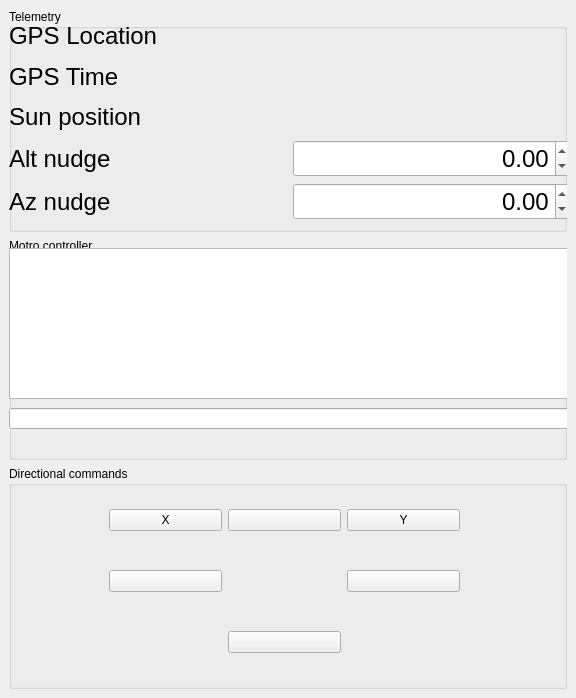
<?xml version="1.0" encoding="UTF-8"?>
<ui version="4.0">
 <class>MainWindow</class>
 <widget class="QMainWindow" name="MainWindow">
  <property name="geometry">
   <rect>
    <x>0</x>
    <y>0</y>
    <width>576</width>
    <height>698</height>
   </rect>
  </property>
  <property name="sizePolicy">
   <sizepolicy hsizetype="Fixed" vsizetype="Fixed">
    <horstretch>0</horstretch>
    <verstretch>0</verstretch>
   </sizepolicy>
  </property>
  <property name="windowTitle">
   <string>MainWindow</string>
  </property>
  <widget class="QWidget" name="centralwidget">
   <layout class="QVBoxLayout" name="verticalLayout_2">
    <item>
     <widget class="QGroupBox" name="groupBox_3">
      <property name="enabled">
       <bool>true</bool>
      </property>
      <property name="sizePolicy">
       <sizepolicy hsizetype="Preferred" vsizetype="Preferred">
        <horstretch>0</horstretch>
        <verstretch>0</verstretch>
       </sizepolicy>
      </property>
      <property name="title">
       <string>Telemetry</string>
      </property>
      <widget class="QWidget" name="gridLayoutWidget_2">
       <property name="geometry">
        <rect>
         <x>0</x>
         <y>10</y>
         <width>561</width>
         <height>201</height>
        </rect>
       </property>
       <layout class="QGridLayout" name="gridLayout">
        <item row="0" column="1">
         <widget class="QLabel" name="gps_location">
          <property name="font">
           <font>
            <pointsize>18</pointsize>
           </font>
          </property>
          <property name="text">
           <string/>
          </property>
         </widget>
        </item>
        <item row="1" column="0">
         <widget class="QLabel" name="label_3">
          <property name="font">
           <font>
            <family>Arial</family>
            <pointsize>18</pointsize>
           </font>
          </property>
          <property name="text">
           <string>GPS Time</string>
          </property>
         </widget>
        </item>
        <item row="0" column="0">
         <widget class="QLabel" name="label">
          <property name="font">
           <font>
            <family>Arial</family>
            <pointsize>18</pointsize>
           </font>
          </property>
          <property name="text">
           <string>GPS Location</string>
          </property>
         </widget>
        </item>
        <item row="1" column="1">
         <widget class="QLabel" name="gps_time">
          <property name="font">
           <font>
            <pointsize>18</pointsize>
           </font>
          </property>
          <property name="text">
           <string/>
          </property>
         </widget>
        </item>
        <item row="2" column="0">
         <widget class="QLabel" name="label_4">
          <property name="font">
           <font>
            <family>Arial</family>
            <pointsize>18</pointsize>
           </font>
          </property>
          <property name="text">
           <string>Sun position</string>
          </property>
         </widget>
        </item>
        <item row="3" column="1">
         <widget class="QDoubleSpinBox" name="alt_nudge">
          <property name="font">
           <font>
            <pointsize>18</pointsize>
           </font>
          </property>
          <property name="alignment">
           <set>Qt::AlignRight|Qt::AlignTrailing|Qt::AlignVCenter</set>
          </property>
          <property name="minimum">
           <double>-99.989999999999995</double>
          </property>
          <property name="singleStep">
           <double>0.500000000000000</double>
          </property>
         </widget>
        </item>
        <item row="3" column="0">
         <widget class="QLabel" name="label_2">
          <property name="font">
           <font>
            <family>Arial</family>
            <pointsize>18</pointsize>
           </font>
          </property>
          <property name="text">
           <string>Alt nudge</string>
          </property>
         </widget>
        </item>
        <item row="4" column="0">
         <widget class="QLabel" name="label_5">
          <property name="font">
           <font>
            <family>Arial</family>
            <pointsize>18</pointsize>
           </font>
          </property>
          <property name="text">
           <string>Az nudge</string>
          </property>
         </widget>
        </item>
        <item row="4" column="1">
         <widget class="QDoubleSpinBox" name="az_nudge">
          <property name="font">
           <font>
            <pointsize>18</pointsize>
           </font>
          </property>
          <property name="alignment">
           <set>Qt::AlignRight|Qt::AlignTrailing|Qt::AlignVCenter</set>
          </property>
          <property name="minimum">
           <double>-99.000000000000000</double>
          </property>
          <property name="singleStep">
           <double>0.500000000000000</double>
          </property>
         </widget>
        </item>
        <item row="2" column="1">
         <widget class="QLabel" name="sun_position">
          <property name="font">
           <font>
            <pointsize>18</pointsize>
           </font>
          </property>
          <property name="text">
           <string/>
          </property>
         </widget>
        </item>
       </layout>
      </widget>
     </widget>
    </item>
    <item>
     <widget class="QGroupBox" name="groupBox_2">
      <property name="sizePolicy">
       <sizepolicy hsizetype="Preferred" vsizetype="Minimum">
        <horstretch>0</horstretch>
        <verstretch>0</verstretch>
       </sizepolicy>
      </property>
      <property name="title">
       <string>Motro controller</string>
      </property>
      <widget class="QPlainTextEdit" name="ramps_output">
       <property name="geometry">
        <rect>
         <x>0</x>
         <y>10</y>
         <width>561</width>
         <height>151</height>
        </rect>
       </property>
      </widget>
      <widget class="QLineEdit" name="ramps_input">
       <property name="geometry">
        <rect>
         <x>0</x>
         <y>170</y>
         <width>561</width>
         <height>21</height>
        </rect>
       </property>
      </widget>
     </widget>
    </item>
    <item>
     <widget class="QGroupBox" name="groupBox">
      <property name="title">
       <string>Directional commands</string>
      </property>
      <widget class="QWidget" name="gridLayoutWidget">
       <property name="geometry">
        <rect>
         <x>100</x>
         <y>10</y>
         <width>351</width>
         <height>211</height>
        </rect>
       </property>
       <layout class="QGridLayout" name="gridLayout_2">
        <item row="1" column="2">
         <widget class="QPushButton" name="right_button">
          <property name="text">
           <string/>
          </property>
          <property name="icon">
           <iconset resource="resources.qrc">
            <normaloff>:/Images/Images/right_arrow.svg</normaloff>:/Images/Images/right_arrow.svg</iconset>
          </property>
         </widget>
        </item>
        <item row="1" column="0">
         <widget class="QPushButton" name="left_button">
          <property name="text">
           <string/>
          </property>
          <property name="icon">
           <iconset resource="resources.qrc">
            <normaloff>:/Images/Images/left_arrow.svg</normaloff>:/Images/Images/left_arrow.svg</iconset>
          </property>
         </widget>
        </item>
        <item row="0" column="1">
         <widget class="QPushButton" name="up_button">
          <property name="text">
           <string/>
          </property>
          <property name="icon">
           <iconset resource="resources.qrc">
            <normaloff>:/Images/Images/up_arrow.svg</normaloff>:/Images/Images/up_arrow.svg</iconset>
          </property>
         </widget>
        </item>
        <item row="2" column="1">
         <widget class="QPushButton" name="down_button">
          <property name="text">
           <string/>
          </property>
          <property name="icon">
           <iconset resource="resources.qrc">
            <normaloff>:/Images/Images/down_arrow.svg</normaloff>:/Images/Images/down_arrow.svg</iconset>
          </property>
         </widget>
        </item>
        <item row="0" column="0">
         <widget class="QPushButton" name="home_x_button">
          <property name="text">
           <string>X</string>
          </property>
          <property name="icon">
           <iconset resource="resources.qrc">
            <normaloff>:/Images/Images/home.svg</normaloff>:/Images/Images/home.svg</iconset>
          </property>
         </widget>
        </item>
        <item row="0" column="2">
         <widget class="QPushButton" name="home_y_button">
          <property name="text">
           <string>Y</string>
          </property>
          <property name="icon">
           <iconset resource="resources.qrc">
            <normaloff>:/Images/Images/home.svg</normaloff>:/Images/Images/home.svg</iconset>
          </property>
         </widget>
        </item>
       </layout>
      </widget>
     </widget>
    </item>
   </layout>
  </widget>
 </widget>
 <resources>
  <include location="resources.qrc"/>
 </resources>
 <connections/>
</ui>
